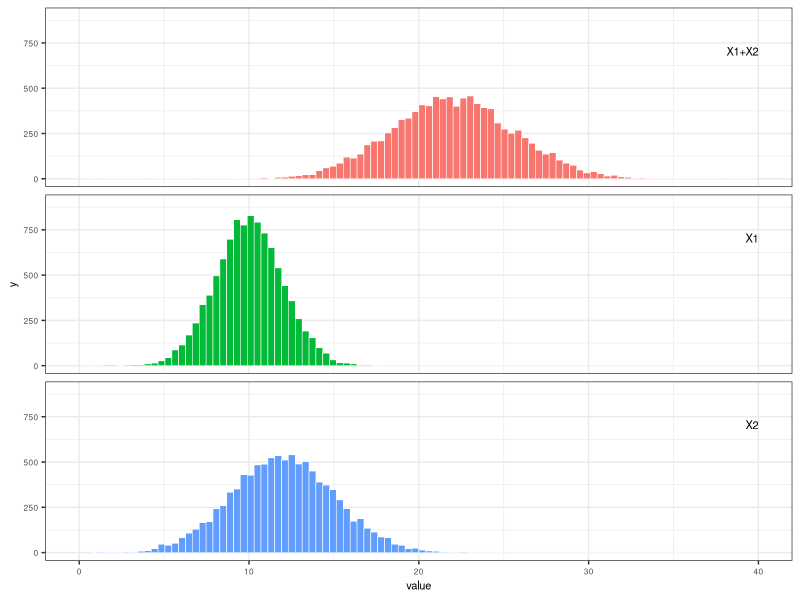
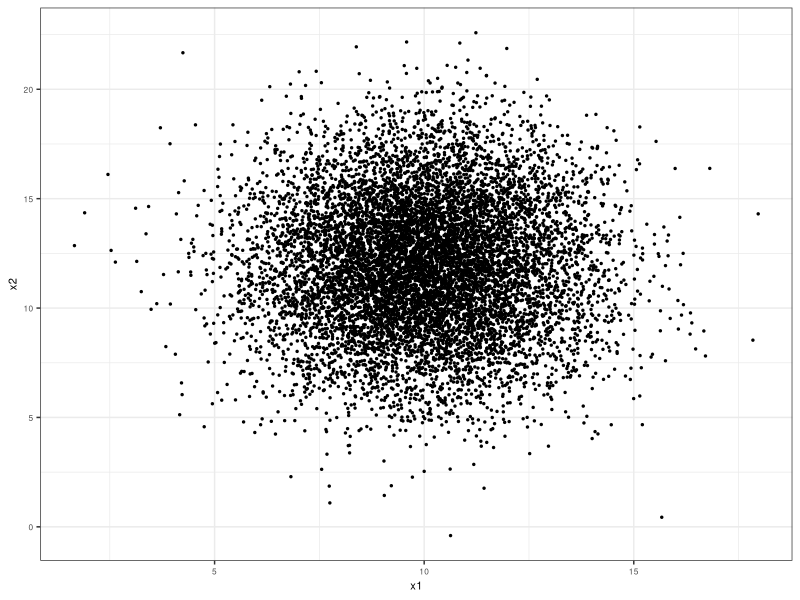
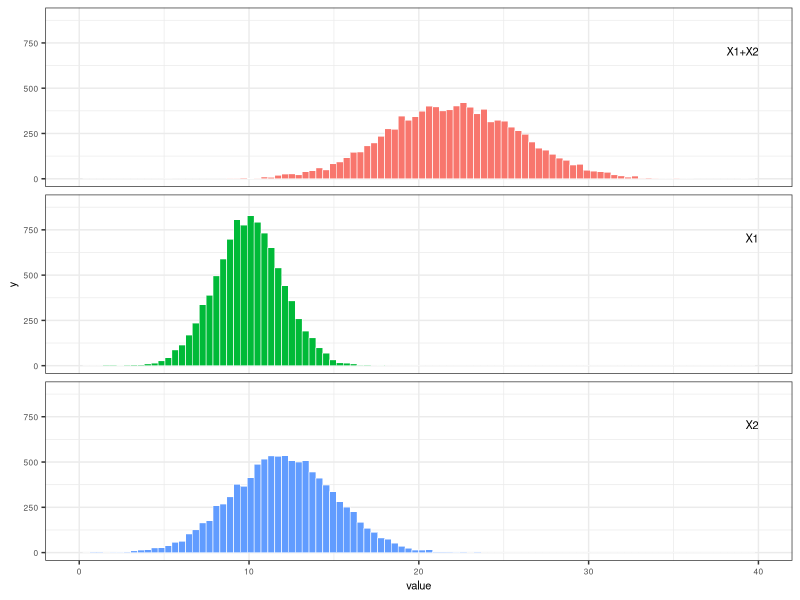
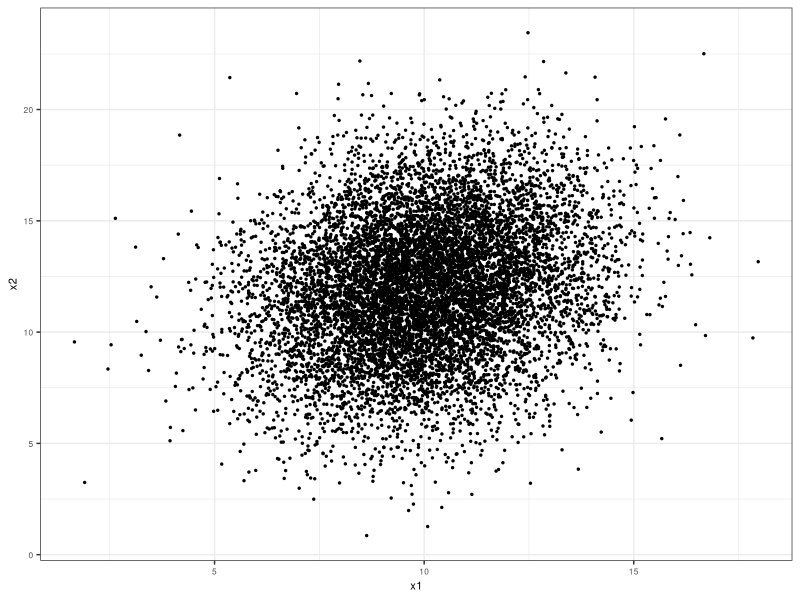
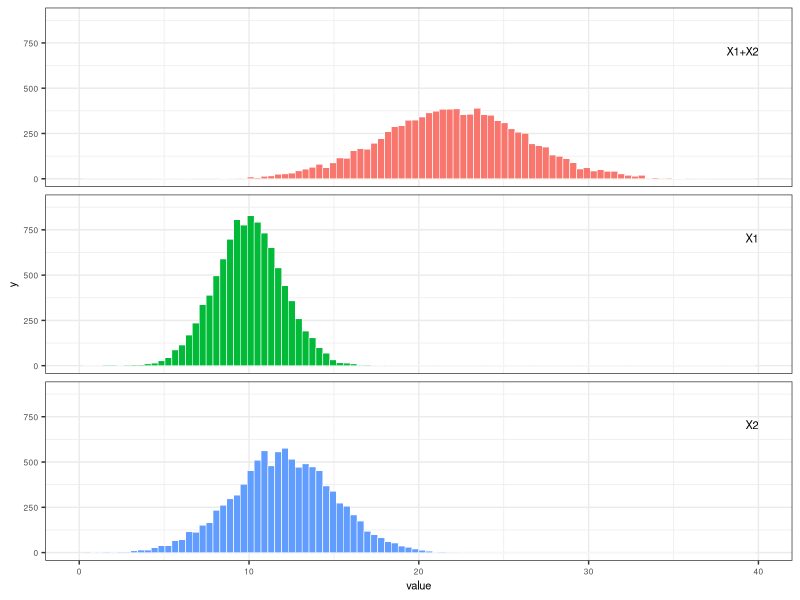
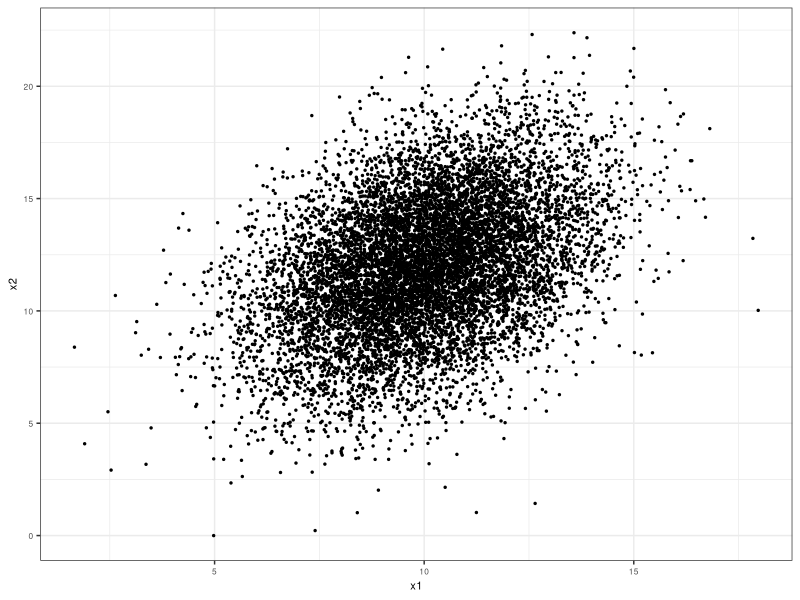
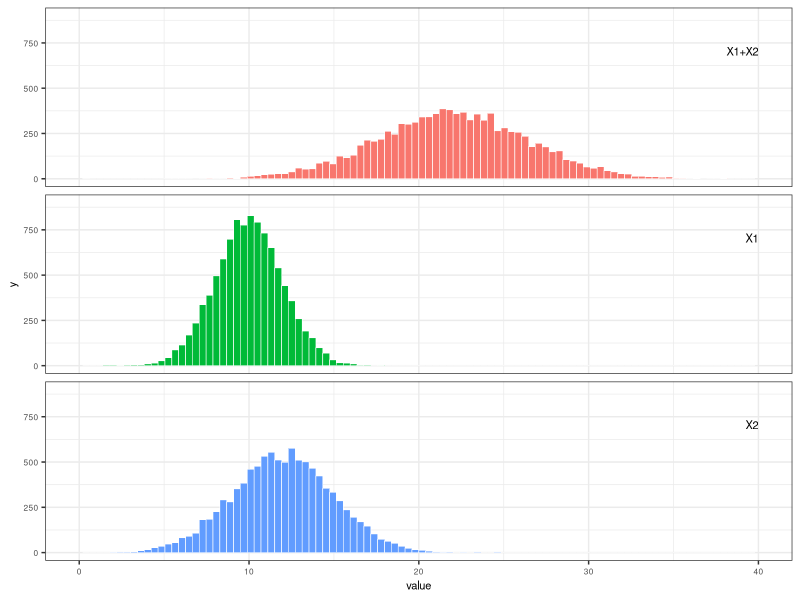
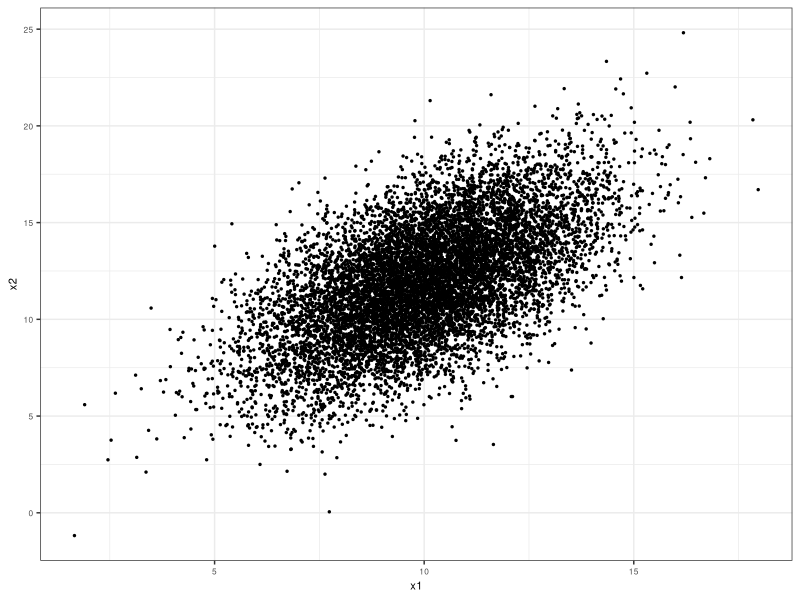

The R script that drew these images, in order:
###############################################################################
# Demo 2 showing how the variance of the sum of two random variables
# responds to covariance between the two random variables. This is 
# demonstrated with simulated data.
#
# Variables are named to follow  y = x1 + x2 where all are random variables.
# Variable z is a precursor random variable used to create x2.
#
# September 2026
###############################################################################

library(tidyr)
library(dplyr)
library(ggplot2)
library(stringr)


###############################################################################
# set parameters
###############################################################################
N <- 10000    # size of x1 and x2 simulated vectors 

# parameters for normal distributions for freq. distributions of x1 and x2
x1_mean <- 10 
x1_stdev <- 2

x2_mean <- 12
x2_stdev <- 3

# correlation values to create range of covariance between x1 and x2 
corr_target_vals <- c(0.0, 0.2, 0.4, 0.6, 0.8, 1.0)



###############################################################################
#  create data frame with N rows and n columns (n=length(corr_target_vals) +1)
#  with structure:
#    col 1: values of random variable x1 
#    col 2: random variates x2 with corr_vals[1] correlation with x2
#    col 3: random variates x2 with corr_vals[2] correlation with x2
#    col 4: random variates x2 with corr_vals[3] correlation with x2
#    .....
#    col n: random variates x2 with corr_vals[n] correlation with x2
###############################################################################

# first make data frame of same dimensions [N, n] with columns of independent
# standard normal random variates. Col 1 is std normal version of x1.
# Cols 2:n are all instances of z, the precursor to x2, which is also 
# standard normal.
nrows <- N
ncols <- length(corr_target_vals) + 1
data1 <- as.data.frame(matrix(rnorm(nrows*ncols), nrow=nrows, ncol=ncols))

# Transform the z columns to standard normal versions of x2 with specified
# correlation with x1
data2 <- data1
for (icol in seq(2,ncols)) {
 target_corr <- corr_target_vals[icol - 1]
 data2[,icol] <- data2[,1]*target_corr + sqrt(1 - target_corr^2) * data2[,icol]
}

# Scale col 1 using x1 parameters, cols 2:n using x2 parameters
data3 <- data2 
data3[,1] <- x1_mean + data2[,1]*x1_stdev
for (icol in seq(2,ncols)) {
  data3[,icol] <- x2_mean + data2[,icol] * x2_stdev
}

# create meaningful column names
df_names <- character(ncols)
df_names[1] <- "x1"
for (icol in seq(2,ncols)) {
 icorr <- corr_target_vals[icol - 1]
 corr_str <- sprintf("%.1f", icorr)
 suffix <- str_remove(corr_str, "\\.")
 x2name <- str_c("x2", suffix, sep="_")
 df_names[icol] <- x2name 
}
names(data3) <- df_names  


###############################################################################
#  get x1-x2 correlations
###############################################################################
corr_vals <- cor(data3[,1], data3[,2:7], use = "pairwise.complete.obs")



###############################################################################
# calc x1+x2 sums, population variances, covariances
# covariance(x,y) = correlation(x,y) / (stdev(x) * stdev(y))
###############################################################################
for (icol in seq(2,ncols)) {
  colname <- str_c("sum_",names(data3)[icol])
  data3[[colname]] <- data3[,1] + data3[,icol]
}
col_vars <- sapply(data3, var)
cov_vals <- corr_vals * sqrt(col_vars[2:ncols] * col_vars[1])



###############################################################################
#  graph panels - x1-x2 xy scatter plot, freq. histograms of x1, x2, x1+x2 
###############################################################################
# make tidy
data_tidy <- data3 |>
  pivot_longer(cols=everything(), cols_vary="slowest", names_to="variable",
               values_to="value") |>
  mutate(target_correlation = ifelse(str_detect(variable, "_"),
                                     as.numeric(str_extract(variable,"[^_]+$"))/10,
                                     9999),
         data_category = case_when(
           str_detect(variable,"x1") ~ "x1",
           str_detect(variable,"sum") ~ "sum",
           str_detect(variable,"x2") ~ "x2"
         ),
         data_category_fct = factor(data_category,
                                    levels = c("sum","x1","x2"))
         )

# loop through correlation levels
for (icorr in corr_target_vals) {
  # filter for records with icorr correlation or 9999 which are x1 records
  data_filt <- data_tidy |> filter(target_correlation == icorr |
                                   target_correlation == 9999.0)
  
  # make 3 stacked graph panels for freq. histograms of x1, x2, x1+x2
  label_var_data <- data.frame(
    data_category_fct = factor(c("sum","x1","x2"), levels = c("sum","x1","x2")),
    x = 40,
    y = 730,
    label = c("X1+X2","X1","X2")
  )
  
  p3 <- ggplot(data = data_filt, mapping = aes(x=value, fill=data_category_fct)) +
    geom_histogram(bins=100, color="white", linewidth=0.2) +
    facet_wrap(vars(data_category_fct), ncol=1) +
    geom_text(data=label_var_data, mapping=aes(x=x, y=y, label=label),
              hjust=1, vjust=1, inherit.aes=FALSE, size=8, size.unit="pt") +
    theme_bw() +
    theme(
      legend.position = "none",
      axis.text = element_text(size=6),
      axis.title = element_text(size=8),
      strip.text = element_blank()
    ) +
    scale_x_continuous(limits=c(0,40)) +
    scale_y_continuous(limits=c(0,900))
  
  filename <- str_c("output_graphs/demo2_",sprintf("%.1f", icorr),".png")
  ggsave(file=filename, width=2.5, height=2, units="in")
  
  # make x1-x2 scatter plot
  data_filt_wide <- data_filt %>%
     filter(data_category_fct != "sum") %>%
     select(-target_correlation, -data_category, -variable) %>%
     group_by(data_category_fct) %>%
     mutate(obsID = row_number()) %>%
     ungroup() %>%
     pivot_wider(id_cols=obsID, names_from=data_category_fct, values_from=value)
  pscatter <- ggplot(data_filt_wide, mapping=aes(x=x1, y=x2)) +
    geom_point(size=0.5) +
    theme_bw() +
    theme(
      axis.text = element_text(size=6),
      axis.title = element_text(size=8),
      strip.text = element_blank()
    )
  filename2 <- str_c("output_graphs/demo2_scatter_",sprintf("%.1f", icorr),".png")
  ggsave(file=filename2, width=1.5, height=1.5, units="in")
  
}
